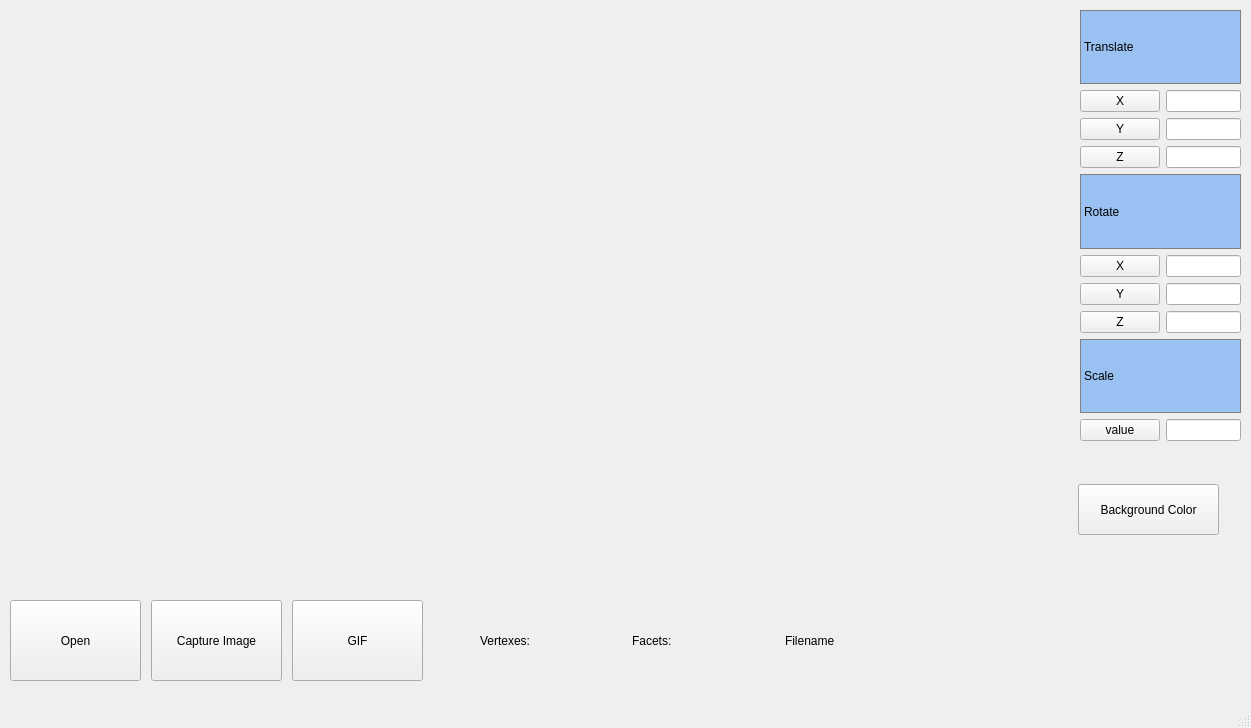
<?xml version="1.0" encoding="UTF-8"?>
<ui version="4.0">
 <class>MainWindow</class>
 <widget class="QMainWindow" name="MainWindow">
  <property name="geometry">
   <rect>
    <x>0</x>
    <y>0</y>
    <width>1251</width>
    <height>728</height>
   </rect>
  </property>
  <property name="windowTitle">
   <string>MainWindow</string>
  </property>
  <widget class="QWidget" name="centralwidget">
   <widget class="MyWidget" name="widget" native="true">
    <property name="geometry">
     <rect>
      <x>10</x>
      <y>10</y>
      <width>1061</width>
      <height>581</height>
     </rect>
    </property>
   </widget>
   <widget class="QWidget" name="gridLayoutWidget">
    <property name="geometry">
     <rect>
      <x>1080</x>
      <y>10</y>
      <width>161</width>
      <height>431</height>
     </rect>
    </property>
    <layout class="QGridLayout" name="gridLayout">
     <item row="5" column="0">
      <widget class="QPushButton" name="Button_rotate_x">
       <property name="text">
        <string>X</string>
       </property>
      </widget>
     </item>
     <item row="3" column="0">
      <widget class="QPushButton" name="Button_translate_z">
       <property name="text">
        <string>Z</string>
       </property>
      </widget>
     </item>
     <item row="5" column="1">
      <widget class="QLineEdit" name="rotate_x"/>
     </item>
     <item row="0" column="0" colspan="2">
      <widget class="QLabel" name="label_2">
       <property name="styleSheet">
        <string notr="true">background-color: rgb(153, 193, 241);
border: 1px solid gray;</string>
       </property>
       <property name="text">
        <string>Translate</string>
       </property>
      </widget>
     </item>
     <item row="2" column="1">
      <widget class="QLineEdit" name="trans_y"/>
     </item>
     <item row="9" column="0" colspan="2">
      <widget class="QLabel" name="label_4">
       <property name="styleSheet">
        <string notr="true">background-color: rgb(153, 193, 241);
border: 1px solid gray;</string>
       </property>
       <property name="text">
        <string>Scale</string>
       </property>
      </widget>
     </item>
     <item row="8" column="0">
      <widget class="QPushButton" name="Button_rotate_z">
       <property name="text">
        <string>Z</string>
       </property>
      </widget>
     </item>
     <item row="10" column="0">
      <widget class="QPushButton" name="Button_scale">
       <property name="text">
        <string>value</string>
       </property>
      </widget>
     </item>
     <item row="4" column="0" colspan="2">
      <widget class="QLabel" name="label_3">
       <property name="styleSheet">
        <string notr="true">background-color: rgb(153, 193, 241);
border: 1px solid gray;</string>
       </property>
       <property name="text">
        <string>Rotate</string>
       </property>
      </widget>
     </item>
     <item row="7" column="1">
      <widget class="QLineEdit" name="rotate_y"/>
     </item>
     <item row="1" column="1">
      <widget class="QLineEdit" name="trans_x"/>
     </item>
     <item row="7" column="0">
      <widget class="QPushButton" name="Button_rotate_y">
       <property name="text">
        <string>Y</string>
       </property>
      </widget>
     </item>
     <item row="8" column="1">
      <widget class="QLineEdit" name="rotate_z"/>
     </item>
     <item row="10" column="1">
      <widget class="QLineEdit" name="scale_v"/>
     </item>
     <item row="2" column="0">
      <widget class="QPushButton" name="Button_translate_y">
       <property name="text">
        <string>Y</string>
       </property>
      </widget>
     </item>
     <item row="1" column="0">
      <widget class="QPushButton" name="Button_translate_x">
       <property name="text">
        <string>X</string>
       </property>
      </widget>
     </item>
     <item row="3" column="1">
      <widget class="QLineEdit" name="trans_z"/>
     </item>
    </layout>
   </widget>
   <widget class="QWidget" name="horizontalLayoutWidget_2">
    <property name="geometry">
     <rect>
      <x>480</x>
      <y>610</y>
      <width>451</width>
      <height>61</height>
     </rect>
    </property>
    <layout class="QHBoxLayout" name="horizontalLayout_2">
     <item>
      <widget class="QLabel" name="label_V">
       <property name="text">
        <string>Vertexes:</string>
       </property>
      </widget>
     </item>
     <item>
      <widget class="QLabel" name="label_V_count">
       <property name="text">
        <string/>
       </property>
      </widget>
     </item>
     <item>
      <widget class="QLabel" name="label_F">
       <property name="text">
        <string>Facets:</string>
       </property>
      </widget>
     </item>
     <item>
      <widget class="QLabel" name="label_F_count">
       <property name="text">
        <string/>
       </property>
      </widget>
     </item>
     <item>
      <widget class="QLabel" name="label_filename">
       <property name="text">
        <string>Filename</string>
       </property>
      </widget>
     </item>
     <item>
      <widget class="QLabel" name="label_filename_out">
       <property name="text">
        <string/>
       </property>
      </widget>
     </item>
    </layout>
   </widget>
   <widget class="QPushButton" name="draw">
    <property name="geometry">
     <rect>
      <x>10</x>
      <y>600</y>
      <width>131</width>
      <height>81</height>
     </rect>
    </property>
    <property name="text">
     <string>Open</string>
    </property>
   </widget>
   <widget class="QPushButton" name="ChangeBackgroundColor">
    <property name="geometry">
     <rect>
      <x>1078</x>
      <y>484</y>
      <width>141</width>
      <height>51</height>
     </rect>
    </property>
    <property name="text">
     <string>Background Color</string>
    </property>
   </widget>
   <widget class="QPushButton" name="capture_image">
    <property name="geometry">
     <rect>
      <x>151</x>
      <y>600</y>
      <width>131</width>
      <height>81</height>
     </rect>
    </property>
    <property name="text">
     <string>Capture Image</string>
    </property>
   </widget>
   <widget class="QPushButton" name="gif">
    <property name="geometry">
     <rect>
      <x>292</x>
      <y>600</y>
      <width>131</width>
      <height>81</height>
     </rect>
    </property>
    <property name="text">
     <string>GIF</string>
    </property>
   </widget>
  </widget>
  <widget class="QMenuBar" name="menubar">
   <property name="geometry">
    <rect>
     <x>0</x>
     <y>0</y>
     <width>1251</width>
     <height>24</height>
    </rect>
   </property>
  </widget>
  <widget class="QStatusBar" name="statusbar"/>
 </widget>
 <customwidgets>
  <customwidget>
   <class>MyWidget</class>
   <extends>QWidget</extends>
   <header>mywidget.h</header>
   <container>1</container>
  </customwidget>
 </customwidgets>
 <resources/>
 <connections/>
</ui>
